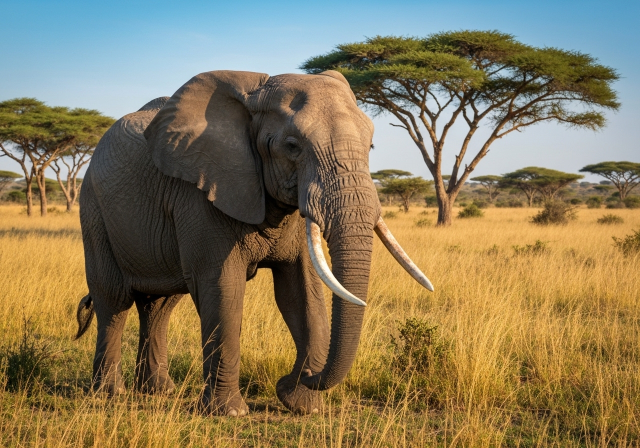
#> input picture assets/images/representation_learning/examples/elephant_day_01.png, 1280 x 896 px (shown at 1/2 size)
$ python prepare_samples.py
#> lines starting #> are read from the running program, lines starting #| are printed output that depends on the picture
"""Prepare the sample photographs for the augmentation stability demo.

Resizes course images to the demo's input limits and writes them as PNG (lossless, so
that the browser and Python decode exactly the same pixels) together with `samples.json`.

Usage (from the repository root):
    uv run python demos/cnns/augmentation_stability/tools/prepare_samples.py
"""

import json
from pathlib import Path

from PIL import Image

DEMO_DIR = Path(__file__).resolve().parents[1]
REPO_ROOT = DEMO_DIR.parents[2]
IMAGES = REPO_ROOT / "assets" / "images"
OUT_DIR = DEMO_DIR / "samples"

# Must match MAX_SHORT_SIDE / MAX_LONG_SIDE in app.js: images within these limits are
# used by the demo as they are, without any further resampling.
MAX_SHORT_SIDE = 320
MAX_LONG_SIDE = 640

SAMPLES = [
    (
        "elephant",
        "Elephant",
        IMAGES / "representation_learning/examples/elephant_day_01.png",
    ),
    ("cat", "Cat", IMAGES / "classification/cats_and_dogs/cat_01.png"),
    ("shepherd", "German shepherd", IMAGES / "classification/cats_and_dogs/dog_02.png"),
    ("beagle", "Dog with ball", IMAGES / "classification/cats_and_dogs/dog_03.png"),
    ("car", "Car", IMAGES / "representation_learning/examples/car_day_01.png"),
]


def fit(img: Image.Image) -> Image.Image:
    w, h = img.size
    scale = min(1.0, MAX_SHORT_SIDE / min(w, h), MAX_LONG_SIDE / max(w, h))
    size = (round(w * scale), round(h * scale))
    return img.resize(size, Image.Resampling.LANCZOS) if size != (w, h) else img


def main() -> None:
    OUT_DIR.mkdir(parents=True, exist_ok=True)
    manifest = []
    for key, label, path in SAMPLES:
        img = fit(Image.open(path).convert("RGB"))
#> in fit, `w, h = img.size`: w = 1280; h = 896
#> in fit, `scale = min(1.0, MAX_SHORT_SIDE / min(w, h), MAX_LONG_SIDE / max(w, h))`: scale = 0.357
#> in fit, `size = (round(w * scale), round(h * scale))`: size = (457, 320)
#> in fit, `return img.resize(size, Image.Resampling.LANCZOS) if size != (w, h) el..`:
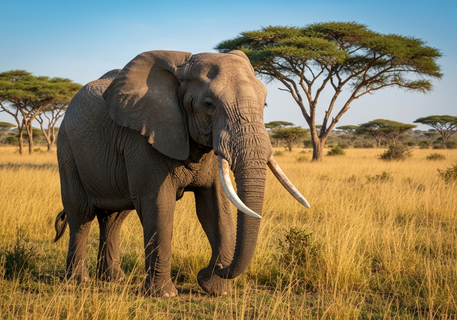
#> returned value: PIL image 457x320 RGB; mean R, G, B 136, 121.6, 90.5
        img.save(
            OUT_DIR / f"{key}.png", optimize=True
        )  # RGB only: no alpha, no ICC profile
        manifest.append({"key": key, "label": label, "file": f"samples/{key}.png"})
        print(f"{key}: {img.size[0]}x{img.size[1]}")
#| elephant: 457x320
#> pass 2 of the loop in main, `for key, label, path in SAMPLES:`:
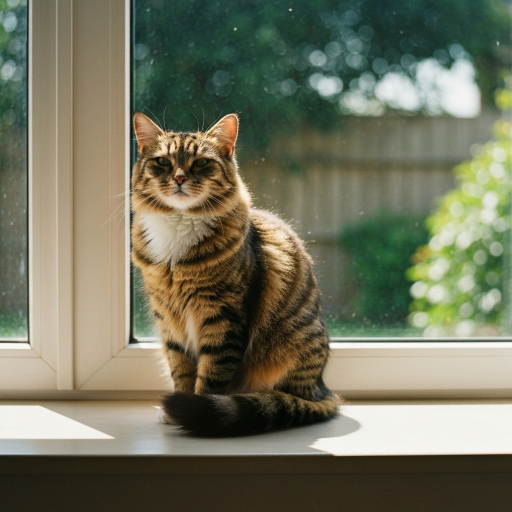
#> input picture assets/images/classification/cats_and_dogs/cat_01.png, 1024 x 1024 px (shown at 1/2 size)
#> w = 1024
#> scale = 0.312
#> size = (320, 320)
#> in fit (call 2), `return img.resize(size, Image.Resampling.LANCZOS) if size != (w, h) el..`:
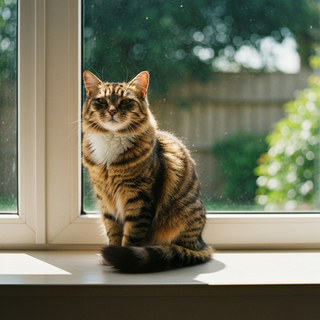
#> returned value: PIL image 320x320 RGB; mean R, G, B 114.3, 115.3, 93.7
#| cat: 320x320
#> pass 3 of the loop in main, `for key, label, path in SAMPLES:`:
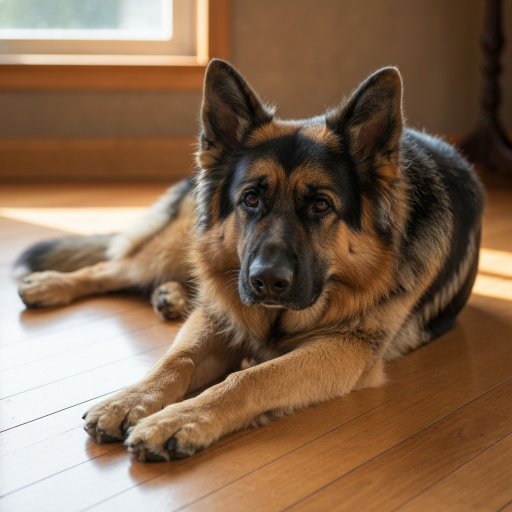
#> input picture assets/images/classification/cats_and_dogs/dog_02.png, 1024 x 1024 px (shown at 1/2 size)
#> in fit (call 3), `return img.resize(size, Image.Resampling.LANCZOS) if size != (w, h) el..`:
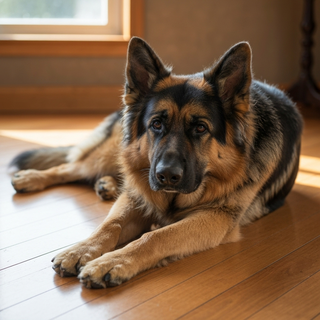
#> returned value: PIL image 320x320 RGB; mean R, G, B 132.5, 104.3, 80.4
#| shepherd: 320x320
#> the loop made 5 passes; the first 3 are shown
    (DEMO_DIR / "samples" / "samples.json").write_text(
        json.dumps(manifest, indent=2) + "\n"
    )


if __name__ == "__main__":
    main()
